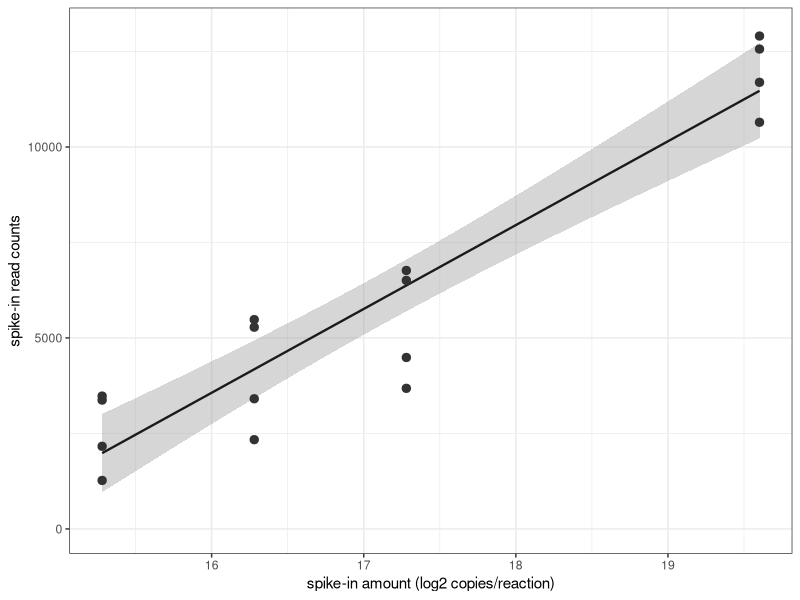
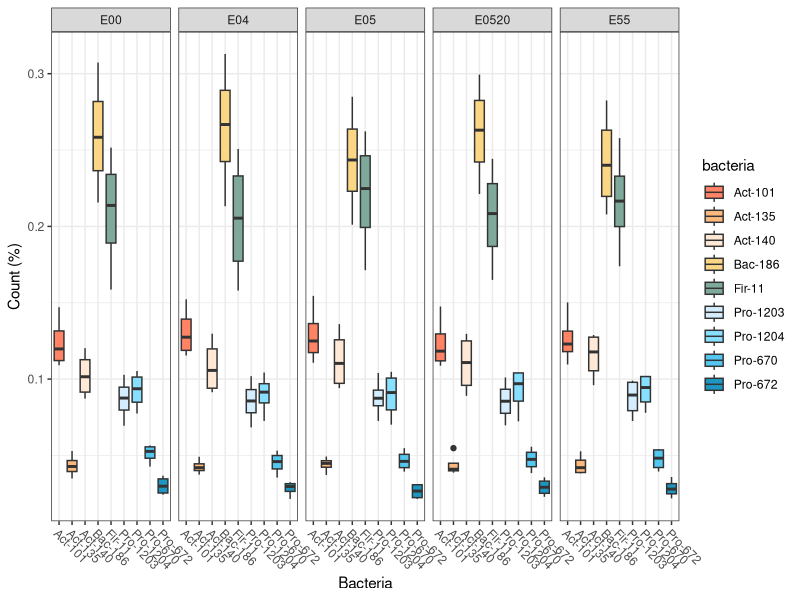
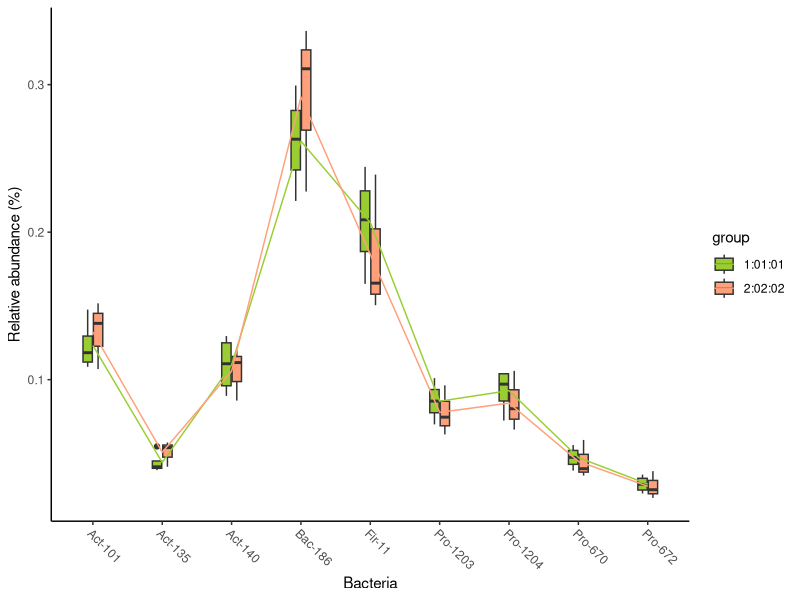
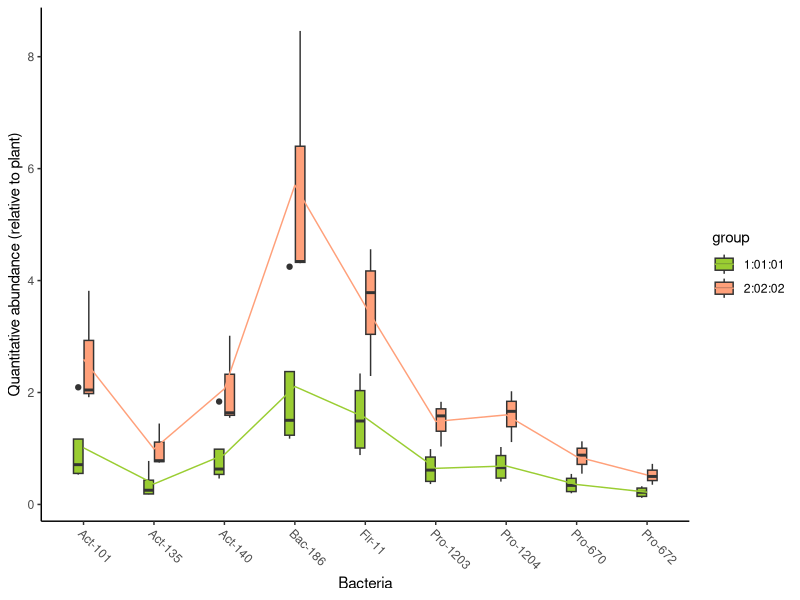
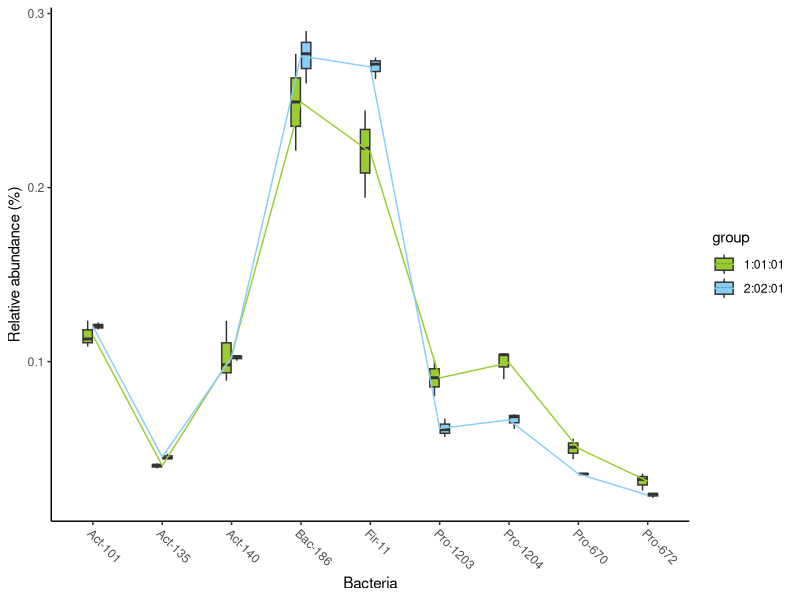
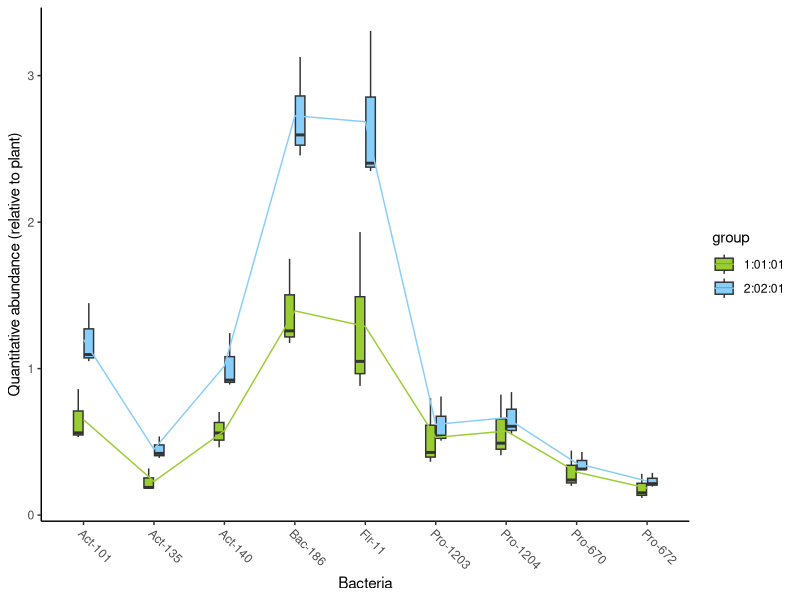
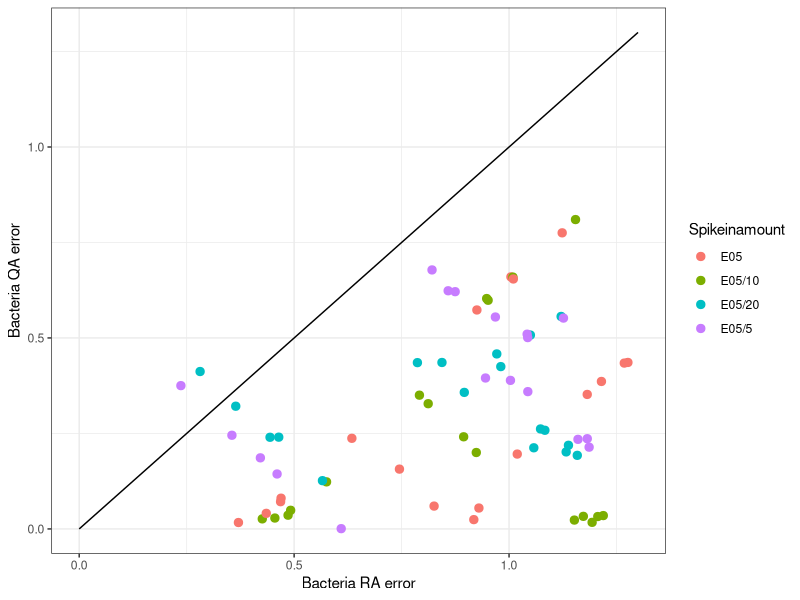

Write the R code that produced these figures, in order.
## ---- chunk 1
rm(list=ls()) 

library(ggplot2)
library(ggpubr)
library(dplyr)
library(tidyr)
library(broom)
library(plyr)
library(scales)
library(pheatmap)
library("reshape2", quietly=T, warn.conflicts=F)
library(ggalluvial)
## ---- chunk 2

spike <- read.csv("data/Fig2a-glm-group1.csv", header = T)

mod1 <- glm(counts ~ log2, family = poisson(link = "log"), data = spike)

p1 <- ggplot(spike, aes(log2, counts))+
  geom_smooth(method = "glm", size = 0.8, colour = "grey10") +
  geom_point(size = 2.5, colour = "grey20") +
  theme_bw() +
  scale_y_continuous(limits = c(0, 13000)) +
  labs(x="spike-in amount (log2 copies/reaction)", y="spike-in read counts") 

p1
# 
# ggsave(paste("result/Fig2a-glm-group1-20190218.pdf", sep=""), p1, width = 6, height = 6)


cor.test(spike$log2,spike$counts,method="pearson")

lm.fit1 <- lm(spike$counts~ spike$log2)
coef(lm.fit1)

## ---- chunk 3
data1 <- read.csv("data/Fig2b-group1.csv", header = T)

data1G <- gather(data1, key = replicate , value = count, `sample01`:`sample05`)


p1G <- ggplot(data1G, aes(bacteria, count))+
  geom_boxplot(aes(fill = bacteria), na.rm = TRUE) +
  facet_wrap(~spike, ncol = 5) +
  scale_fill_manual(values = c("#ff8364", "#fdb87d", "#ffe8d5", "#fbd685","#7fa99b", 
                               "#d5eeff", "#87e0ff", "#53c7f0", "#1d97c1"))+
  labs(x="Bacteria", y="Count (%)")+
  theme_bw()+
  theme(axis.text.x = element_text(angle = -45, vjust = 1, hjust = 0)) 
p1G
# ggsave(paste("result/Fig2b-group1.pdf", sep=""), p1G, width = 8, height = 6)

## ---- chunk 4
bac_ra <- read.csv("data/Fig2c-bar-ra.csv", header = T)
table_bac_ra_r <- gather(bac_ra,  key = sample , value = count, `sample01`:`sample04`)
table_bac_ra <- table_bac_ra_r
table_bac_ra$bacteria <- factor(table_bac_ra_r$bacteria)
table_bac_ra$group <- factor(table_bac_ra_r$group)
E0520_bac_ra <- filter(table_bac_ra, spike == "E0520")
group1_E0520_bac_ra <- filter(E0520_bac_ra , group == "1:01:01")
group2_E0520_bac_ra <- filter(E0520_bac_ra , group == "2:02:02")


bac_aa <- read.csv("data/Fig2d-bar-aa.csv", header = T)
table_bac_aa_r <- gather(bac_aa,  key = sample , value = count, `sample01`:`sample04`)
table_bac_aa <- table_bac_aa_r
table_bac_aa$bacteria <- factor(table_bac_aa_r$bacteria)
table_bac_aa$group <- factor(table_bac_aa_r$group)
E0520_bac_aa <- filter(table_bac_aa, spike == "E0520")
group1_E0520_bac_aa <- filter(E0520_bac_aa, group == "1:01:01")
group2_E0520_bac_aa <- filter(E0520_bac_aa, group == "2:02:02")

Fig2c_ra_g1g2 <- rbind(group1_E0520_bac_ra, group2_E0520_bac_ra)
Fig2d_aa_g1g2 <- rbind(group1_E0520_bac_aa, group2_E0520_bac_aa)

## ---- chunk 5
Fig2c <- ggplot(Fig2c_ra_g1g2) +
  geom_boxplot(aes(x = bacteria, y = count, fill = group), width = 0.3, na.rm = TRUE) +
  scale_fill_manual(values=c("#9acd32","#ffa07a"))+
  geom_line(aes(x = bacteria, y = mean, group = group, color = group), na.rm = TRUE) +
  labs(x="Bacteria", y="Relative abundance (%)")  +
  scale_x_discrete(limits=c("Act-101","Act-135","Act-140","Bac-186","Fir-11","Pro-1203","Pro-1204","Pro-670","Pro-672"))+
  scale_color_manual(values=c("#9acd32","#ffa07a"))+
  theme_classic() +
  theme(axis.text.x = element_text(angle = -45, vjust = 1, hjust = 0))
Fig2c

#ggsave(paste("result/Fig2c-ra-g1g2-boxplot.pdf", sep=""), Fig2c, width = 7, height = 6)


Fig2d <- ggplot(Fig2d_aa_g1g2) +
  geom_boxplot(aes(x = bacteria, y = count, fill = group), width = 0.3, na.rm = TRUE) +
  scale_fill_manual(values=c("#9acd32","#ffa07a"))+
  geom_line(aes(x = bacteria, y = mean, group = group, color = group), na.rm = TRUE) +
  labs(x="Bacteria", y="Quantitative abundance (relative to plant)")  +
  scale_x_discrete(limits=c("Act-101","Act-135","Act-140","Bac-186","Fir-11","Pro-1203","Pro-1204","Pro-670","Pro-672"))+
  scale_color_manual(values=c("#9acd32","#ffa07a"))+
  theme_classic() +
  theme(axis.text.x = element_text(angle = -45, vjust = 1, hjust = 0))
Fig2d
#ggsave(paste("result/Fig2d-aa-g1g2-boxplot.pdf", sep=""), Fig2d, width = 7, height = 6)

## ---- chunk 6
bac_ra <- read.csv("data/Fig2e-bar-ra.csv", header = T)
table_bac_ra_r <- gather(bac_ra,  key = sample , value = count, `sample01`:`sample05`)
table_bac_ra <- table_bac_ra_r
table_bac_ra$bacteria <- factor(table_bac_ra_r$bacteria)
table_bac_ra$group <- factor(table_bac_ra_r$group)
E0520_bac_ra <- filter(table_bac_ra, spike == "E0520")
group1_E0520_bac_ra <- filter(E0520_bac_ra , group == "1:01:01")
group3_E0520_bac_ra <- filter(E0520_bac_ra , group == "2:02:01")

bac_aa <- read.csv("data/Fig2f-bar-aa.csv", header = T)
table_bac_aa_r <- gather(bac_aa,  key = sample , value = count, `sample01`:`sample05`)
table_bac_aa <- table_bac_aa_r
table_bac_aa$bacteria <- factor(table_bac_aa_r$bacteria)
table_bac_aa$group <- factor(table_bac_aa_r$group)
E0520_bac_aa <- filter(table_bac_aa, spike == "E0520")
group1_E0520_bac_aa <- filter(E0520_bac_aa, group == "1:01:01")
group3_E0520_bac_aa <- filter(E0520_bac_aa, group == "2:02:01")

Fig2e_ra_g1g3 <- rbind(group1_E0520_bac_ra, group3_E0520_bac_ra)
Fig2f_aa_g1g3 <- rbind(group1_E0520_bac_aa, group3_E0520_bac_aa)
## ---- chunk 7
Fig2e <- ggplot(Fig2e_ra_g1g3) +
  geom_boxplot(aes(x = bacteria, y = count, fill = group), width = 0.3, na.rm = TRUE) +
  scale_fill_manual(values=c("#9acd32","#87cefa"))+
  geom_line(aes(x = bacteria, y = mean, group = group, color = group), na.rm = TRUE) +
  labs(x="Bacteria", y="Relative abundance (%)")  +
  scale_x_discrete(limits=c("Act-101","Act-135","Act-140","Bac-186","Fir-11","Pro-1203","Pro-1204","Pro-670","Pro-672"))+
  scale_color_manual(values=c("#9acd32","#87cefa"))+
  theme_classic() +
  theme(axis.text.x = element_text(angle = -45, vjust = 1, hjust = 0))
Fig2e
# ggsave(paste("result/Fig2e-ra-g1g3-boxplot.pdf", sep=""), Fig2e, width = 7, height = 6)


Fig2f <- ggplot(Fig2f_aa_g1g3) +
  geom_boxplot(aes(x = bacteria, y = count, fill = group), width = 0.3, na.rm = TRUE) +
  scale_fill_manual(values=c("#9acd32","#87cefa"))+
  geom_line(aes(x = bacteria, y = mean, group = group, color = group), na.rm = TRUE) +
  labs(x="Bacteria", y="Quantitative abundance (relative to plant)")  +
  scale_x_discrete(limits=c("Act-101","Act-135","Act-140","Bac-186","Fir-11","Pro-1203","Pro-1204","Pro-670","Pro-672"))+
  scale_color_manual(values=c("#9acd32","#87cefa"))+
  theme_classic() +
  theme(axis.text.x = element_text(angle = -45, vjust = 1, hjust = 0))
Fig2f
# ggsave(paste("result/Fig2f-aa-g1g3-boxplot.pdf", sep=""), Fig2f, width = 7, height = 6)

## ---- chunk 8
## bac ra_aa error

spike <- read.csv("data/Fig2g-error.csv", header = T)
x <- c(0, 1, 1.3)
y <- c(0, 1, 1.3)
df <- data.frame(x=x, y=y)

bacplot <- ggplot(df, aes(x, y)) +
  geom_line() +
  geom_point(data = spike, aes(x = error_RA, y = error_AA, color = Spikeinamount), size = 2.5, na.rm = TRUE) + 
  theme_bw() +  
  scale_x_continuous(limits = c(0, 1.3)) + 
  scale_y_continuous(limits = c(0, 1.3)) + 
  labs(x="Bacteria RA error", y="Bacteria QA error")
bacplot

# ggsave(paste("result/Fig2g-error.pdf", sep=""), bacplot, width = 7, height = 6)

